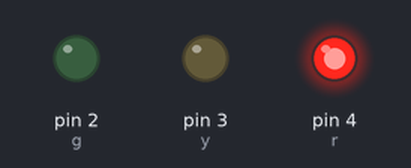
The sketch below on a simulated Arduino Uno, built with avr-gcc and run on an emulated ATmega328P. Parts: output pins drawn as LEDs (lit = HIGH).

Above: at 3.7 s.
At 12.5 s:
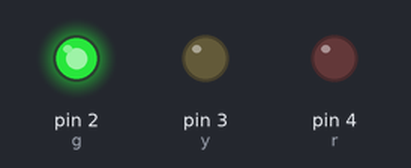
At 16.2 s:
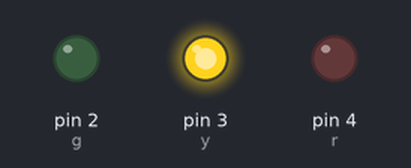
Timing chart, 0 to 22.8 s (numbered marks = the images above):
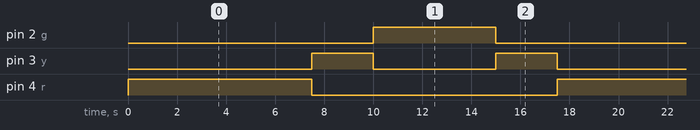

The sketch:

traffic_lights1.ino
```cpp
int r = 4 , rdelay = 7500;
int y = 3 , ydelay = 2500;
int g = 2 , gdelay = 5000;

void red(){
  digitalWrite(r,HIGH);
  digitalWrite(y,LOW);
  digitalWrite(g,LOW);
}

void yellow(){
  digitalWrite(y,HIGH);
  digitalWrite(r,LOW);
  digitalWrite(g,LOW);
}

void green(){
  digitalWrite(g,HIGH);
  digitalWrite(y,LOW);
  digitalWrite(r,LOW);
}


void setup(){
	pinMode(r, OUTPUT);
	pinMode(y, OUTPUT);
  	pinMode(g, OUTPUT);
}

void loop(){
	red();
  	delay(rdelay);
  	yellow();
  	delay(ydelay);
  	green();
  	delay(gdelay);
    yellow();
  	delay(ydelay);
}
```

Measured:
- by itself, pin 2 (g): alternates HIGH for 5.0 s and LOW for 12.5 s
- by itself, pin 3 (y): repeats every 17.5 s: LOW 5.0 s, HIGH 2.5 s, LOW 7.5 s, HIGH 2.5 s
- by itself, pin 4 (r): alternates HIGH for 7.5 s and LOW for 10.0 s
